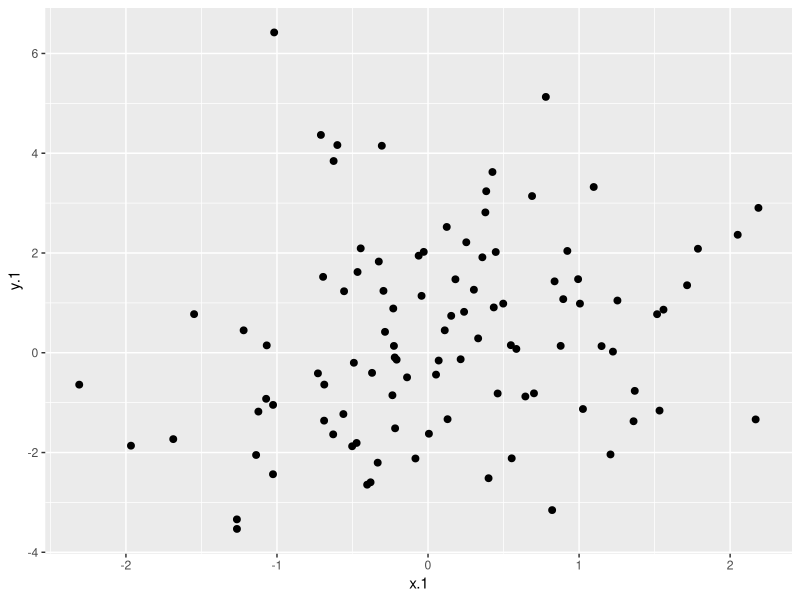
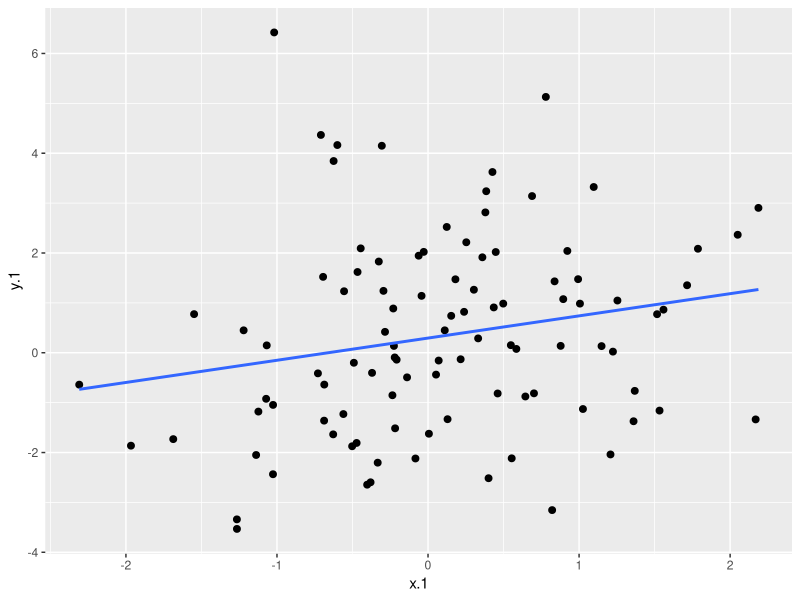
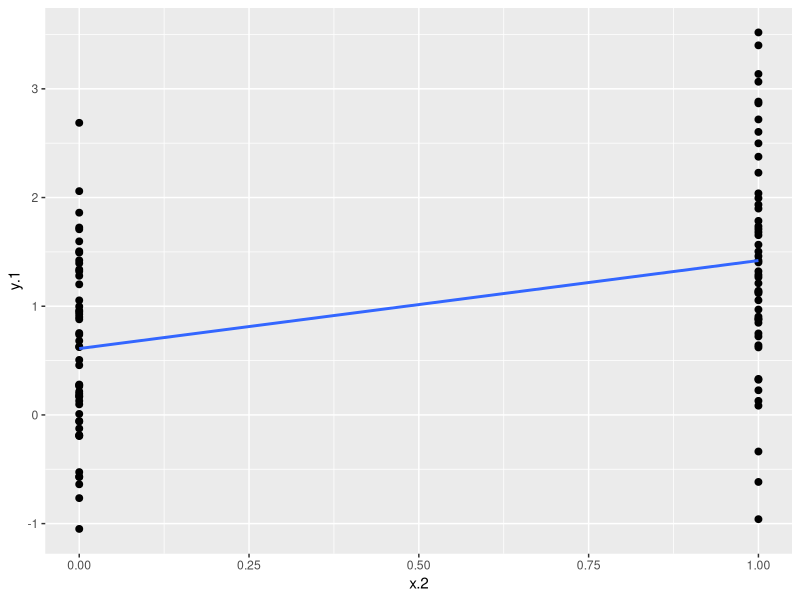
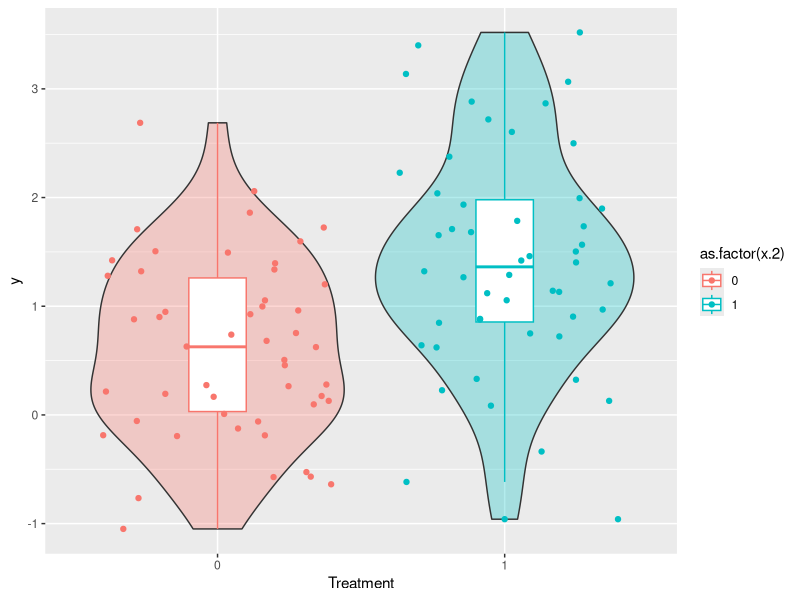

Generate these figures, in order, with R:
## ---- chunk 1
#| code-fold: true
library(broom)
set.seed(123)
x.1 <- rnorm(100, 0, 1)
e.1 <- rnorm(100, 0, 2)
y.1 <- .5 + .55 * x.1 + e.1
d.1 <- data.frame(x.1,y.1)
m.1 <- lm(y.1 ~ x.1, data = d.1)
d1.f<- augment(m.1)
d.1
## ---- chunk 2
#| code-fold: true
library(tidyverse)
ggplot(d1.f , aes(x=x.1, y=y.1)) +
    geom_point(size = 2)
## ---- chunk 3
#| code-fold: true
ggplot(d1.f , aes(x=x.1, y=y.1)) +
    geom_point(size = 2) +
  geom_smooth(method = lm, se = FALSE) 
## ---- chunk 4
#| code-fold: true
set.seed(123)
group <- c(0, 1)
x.2 <- rep(group, times = 50)
e.1 <- rnorm(100, 0, 1)
y.1 <- .5 + .85 * x.2 + e.1
d.2 <- data.frame(x.2,y.1)
m.2 <- lm(y.1 ~ x.2, data = d.2)
d2.f<- augment(m.2)
d.2
## ---- chunk 5
#| code-fold: true
ggplot(d2.f , aes(x=x.2, y=y.1)) +
    geom_point(size = 2) +
  geom_smooth(method = lm, se = FALSE) 
## ---- chunk 6
#| code-fold: true
ggplot(d2.f,
       aes(x = as.factor(x.2),
           y = y.1)) +
  geom_violin(aes(fill = as.factor(x.2)),
              alpha = .3,
              show.legend = FALSE) +
  geom_boxplot(aes(color = as.factor(x.2)),
               fill = "white",
               width = .2) +
  geom_jitter(aes(color = as.factor(x.2))) +
  labs(x = "Treatment",
       y = "y")
